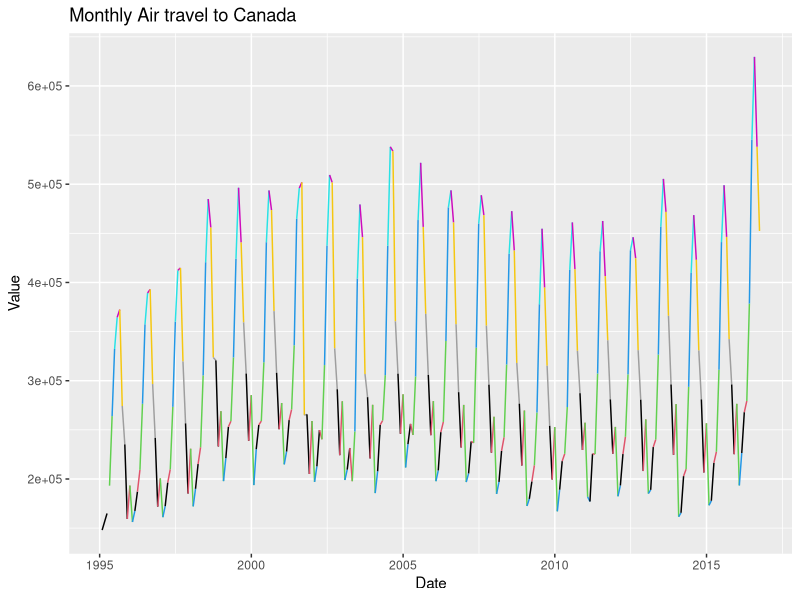
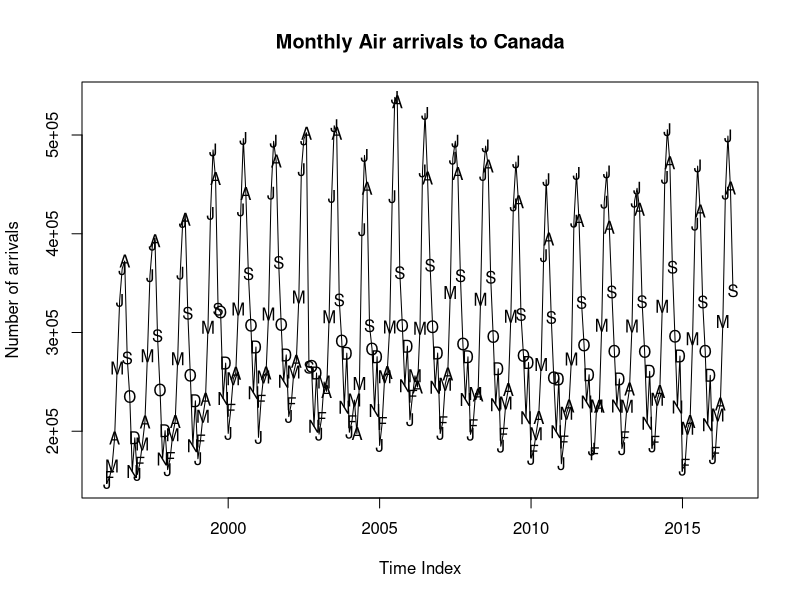
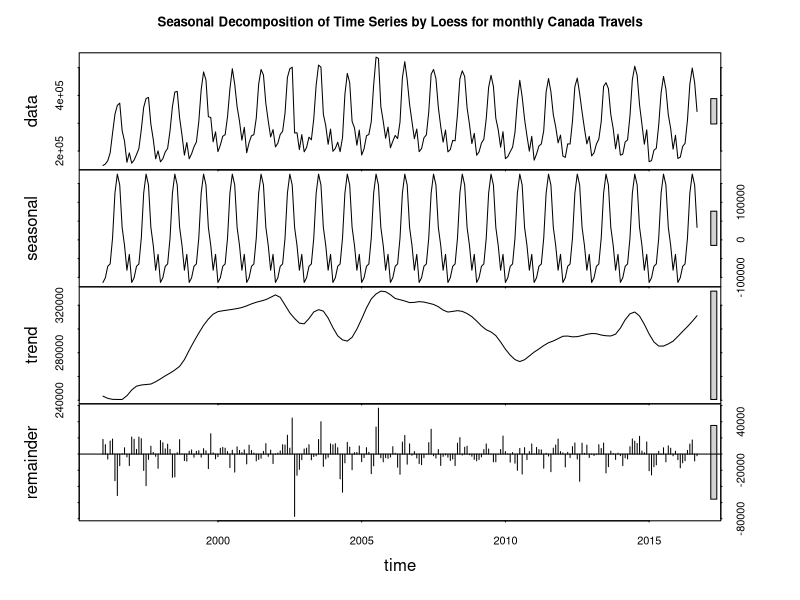
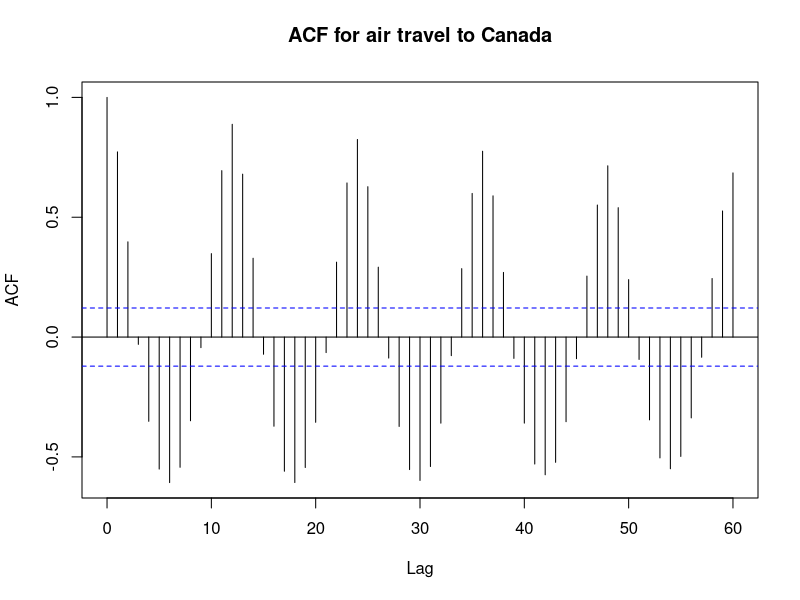
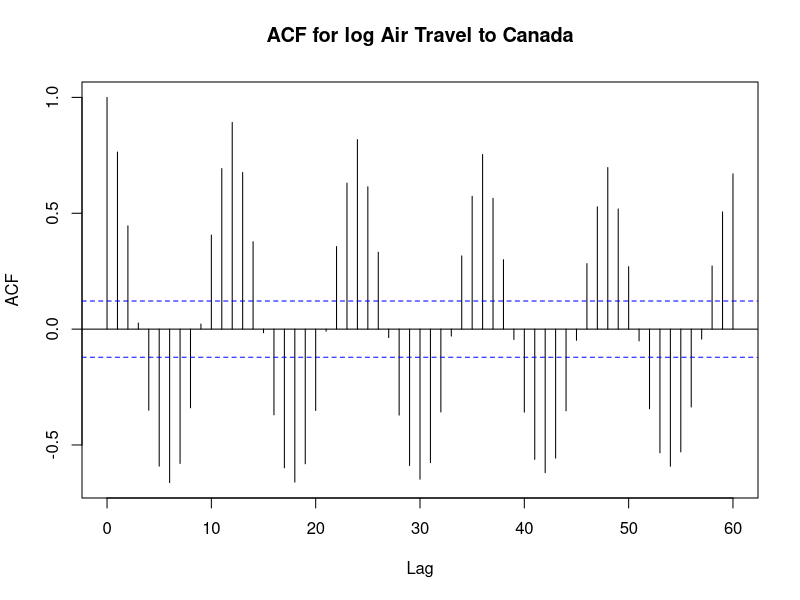
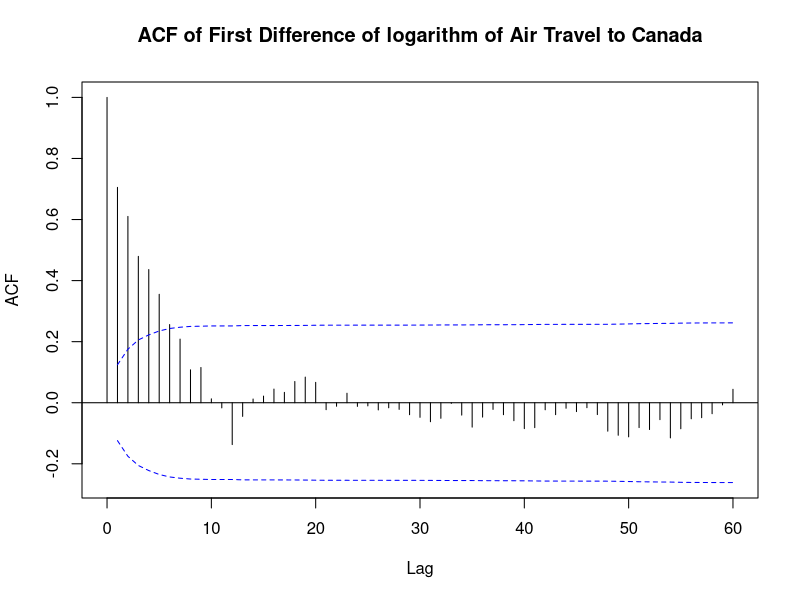
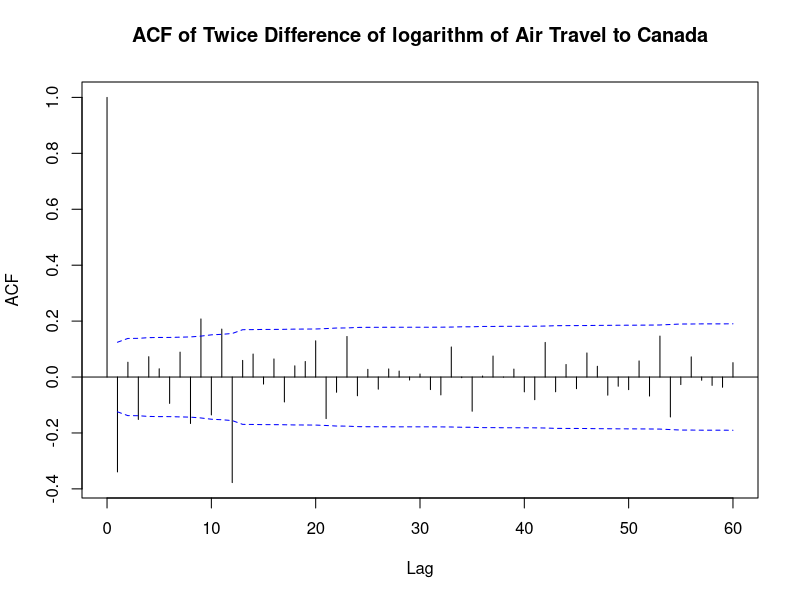
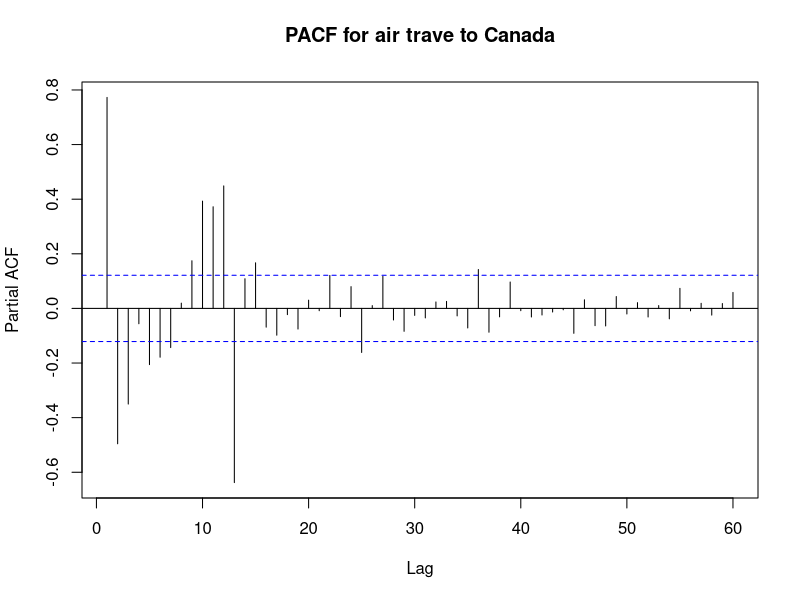

These charts were generated, in order, by the following R code: (Note: this script raises an error after producing the figures.)
library(ggplot2)
library(zoo)
library(forecast)
library(lubridate)
library(plyr)

#Read and format the dataset
canada <- read.csv("./canada.csv", header = TRUE, sep = "")
canada$Date <- as.Date(canada$Date)

canada_ymd <- mutate(canada, date = ymd(canada$Date), 
       day = day(date), month = month(date), year = year(date))

#Time Series plot 
gg <- ggplot(data=canada_ymd ,aes(y=Value,x=Date)) + geom_line( colour = canada_ymd$month) +
  ggtitle("Monthly Air travel to Canada")
gg + geom_vline(xintercept=as.numeric(canada_ymd$Data),linetype=4) 

#Plot by months 
travel<-ts(canada$Value,start=c(1996,1),end=c(2016,9),frequency=12)
m <-c('J','F','M','A','M','J','J','A','S','O','N','D')
plot(travel, ylab='Number of arrivals',xlab='Time Index', type = 'l', 
     main="Monthly Air arrivals to Canada")
points(travel,pch=m)

##Exploratory Data Analysis

#STL
stl_travel<-stl(travel,s.window = "periodic")
plot(stl_travel, main="Seasonal Decomposition of Time Series by Loess for monthly Canada Travels")

#ACF
acf(canada$Value, lag.max = 60,  main = "ACF for air travel to Canada")
acf(log(canada$Value),lag.max=60, main = "ACF for log Air Travel to Canada") 
#the acf appear to be seasonality 
acf(diff(log(canada$Value),12),lag.max=60, ci.type='ma',
      main="ACF of First Difference of logarithm of Air Travel to Canada")
acf(diff(diff(log(canada$Value)),12),lag.max=60,ci.type='ma',
    main="ACF of Twice Difference of logarithm of Air Travel to Canada") 

#PACF 
pacf(canada$Value, lag.max = 60, main = "PACF for air trave to Canada")
pacf(log(canada$Value), lag.max = 60, main = "PACF for log Air Travel to Canada")
pacf(diff(log(canada$Value),12),lag.max=36,
     main="PACF of First Difference of logarithm of Air Travel to Canada") 
pacf(diff(diff(log(canada$Value)),12),lag.max=36,
     main="PACF of Twice Difference of logarithm of Air Travel to Canada") 

plot(diff(log(canada$Value),lag=12),xlab='Time', ylab ="Log of arrivals", 
     type = 'l', main = "Twice Difference of logarithm of air travel to Canada") 

#EACF
eacf(log(canada$Value)) #suggested AR 2 and MA 2

##ARIMA Models


data <- ts(canada$Value, freq = 12)

auto <- auto.arima(log(travel))
tsdisplay(residuals(auto))
tsdiag(auto)
acf(residuals(auto), lag.max = 36)

#First model with seasonal effect 
fit <- arima(log(data), order = c(1,1,1), seasonal=list(order = c(0,1,2), period = 12))
tsdisplay(residuals(fit))
tsdiag(fit)
acf(residuals(fit))
pacf(residuals(fit))

#Second model with seasonal effect 
fit1 <-arima(log(data), order=c(2,1,2), seasonal=list(order = c(0,1,1), period = 12))
tsdisplay(residuals(fit1))
tsdiag(fit1)
plot(fit1)
acf(residuals(fit1))
pacf(residuals(fit1))

#Third model with seasonal effect
fit2 <- arima(log(data), order=c(2,0,1), seasonal=list(order = c(0,1,2), period = 12))
tsdisplay(residuals(fit2))
tsdiag(fit2)
plot(fit2)
acf(residuals(fit2)) 
pacf(residuals(fit2))
res <- ts(resid(fit2), s=1996,f=12)
plot.ts(res,ylab="residuals of the fitted model")

#McLeod Li test
McLeod.Li.test(fit2, main = "McLeod Li Test") 

## Arch Garch Model
g <- garch(resModel, order = c(1,1))
plot(g) 
summary(g)

#Residuals
resModel <- residuals(fit2)

qqnorm(resModel) #Normal QQ Plot for residuals
qqline(resModel)
dev.off()
hist(resModel,xlab='Standardized Residuals for the fitted model')

# Frank Davenport Forecast
funggcast <- function(dn,fcast){ 
  require(zoo) #needed for the 'as.yearmon()' function
  
  en<-max(time(fcast$mean)) #extract the max date used in the forecast
  
  #Extract Source and Training Data
  ds<-as.data.frame(window(dn,end=en))
  names(ds)<-'observed'
  ds$date<-as.Date(time(window(dn,end=en)))
  
  #Extract the Fitted Values (need to figure out how to grab confidence intervals)
  dfit<-as.data.frame(fcast$fitted)
  dfit$date<-as.Date(time(fcast$fitted))
  names(dfit)[1]<-'fitted'
  
  ds<-merge(ds,dfit,all.x=T) #Merge fitted values with source and training data
  
  #Exract the Forecast values and confidence intervals
  dfcastn<-as.data.frame(fcast)
  dfcastn$date<-as.Date(as.yearmon(row.names(dfcastn)))
  names(dfcastn)<-c('forecast','lo80','hi80','lo95','hi95','date')
  
  pd<-merge(ds,dfcastn,all.x=T) #final data.frame for use in ggplot
  return(pd)
  
}


train <- window(travel, end=c(2012,12))
fit_train_model <- Arima(train, order=c(2,0,1), 
                    seasonal=list(order = c(0,1,2), period = 12))
model_forecast <- forecast(fit_train_model, 45) #forecast the next 45 months
model_df <- funggcast(travel, model_forecast)

ggplot_forecast <- function(pd) {
  p1a<-ggplot(data=pd,aes(x=date,y=observed))
  p1a<-p1a+geom_line(col='red')
  p1a<-p1a+geom_line(aes(y=fitted),col='blue')
  p1a<-p1a+geom_line(aes(y=forecast))+geom_ribbon(aes(ymin=lo95,ymax=hi95),alpha=.25)
  p1a<-p1a+scale_x_date(date_breaks = "12 month", date_labels = "%b-%y")
  p1a<-p1a+scale_y_continuous(name='Units of Y')
  p1a<-p1a+theme(axis.text.x=element_text(size=10))
  p1a<-p1a+ggtitle("Arima Fit to Simulated Data\n(black=forecast, blue=fitted, red=data, shadow=95% conf. interval)")
  p1a
}

ggplot_forecast(model_df)

#Detech outlier
detectAO(fit2) #Additive Outliers
detectIO(fit2) #Innovative Outliers

## Spectral Analysis

p <- periodogram(travel, main = "Periodogram for the original data")
spec.pgram(travel,  kernel = kernel("daniell", c(3,3)), taper = 0.05)

spec(travel,main="Smoothed Periodogram", kernel = kernel("daniell", c(3,3)), taper = 0.05,
     ci.plot = T)

#Harmonics
key_freq <- p$freq[which(p$spec > 10^10)]
t <- 1:length(travel)
harmonics <- do.call(cbind, lapply(key_freq, function(freq){
  cbind(cos(2 * pi * freq * t), sin(2 * pi * freq * t))
}))
reslm <- lm(travel ~ harmonics)
plot(t, travel, type="l", main = "Harmonics Model")
lines(fitted(reslm)~t, col=4, lty=2)

t_train <- 1:length(train)
spec_train<- periodogram(train)

save(fit2, d, g, resModel, file = "./model.RData")

